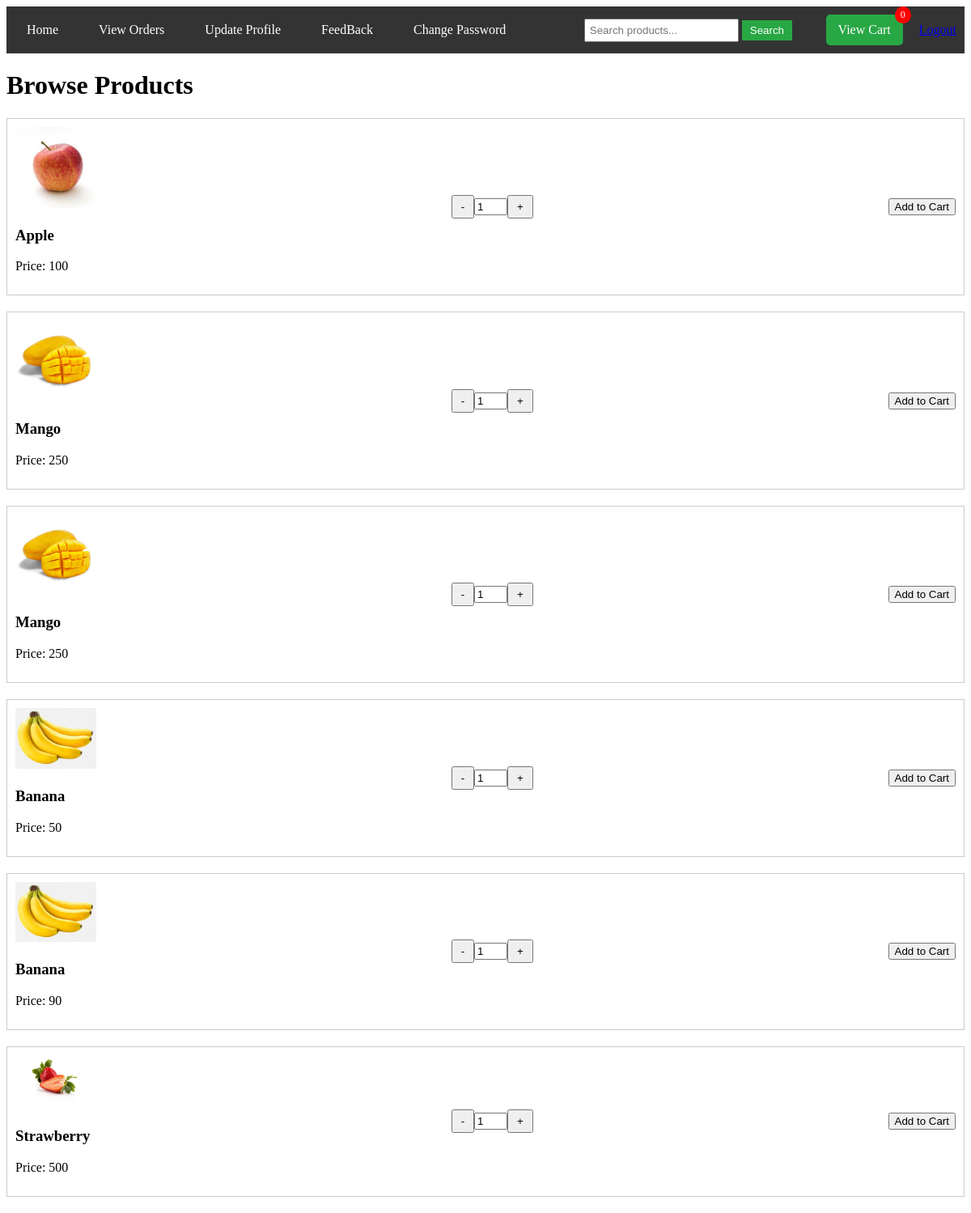
Page /buyer_dashboard.php (signed in) on the committed database.
### tables this page shows
CREATE TABLE `product_management` (
  `product_id` int NOT NULL AUTO_INCREMENT,
  `farmer_id` int NOT NULL,
  `product_image` varchar(255) DEFAULT NULL,
  `product_name` varchar(255) NOT NULL,
  `description` text,
  `price` int NOT NULL,
  `quantity_available` int NOT NULL,
  `created_at` timestamp NULL DEFAULT CURRENT_TIMESTAMP,
  `updated_at` timestamp NULL DEFAULT CURRENT_TIMESTAMP ON UPDATE CURRENT_TIMESTAMP,
  PRIMARY KEY (`product_id`),
  KEY `farmer_id` (`farmer_id`),
  CONSTRAINT `product_management_ibfk_1` FOREIGN KEY (`farmer_id`) REFERENCES `farmer_registration` (`farmer_id`) ON DELETE CASCADE
);

### buyer_dashboard.php (the view, shortened to what this page needs)
<?php
include('db_connection.php');
$buyer_id = $_SESSION['user_id'];
$search_query = "";
$limit = 10;
$page = isset($_GET['page']) ? (int)$_GET['page'] : 1;
$offset = ($page - 1) * $limit;
$query = "SELECT product_id, product_name, product_image, price
          FROM product_management
          WHERE product_name LIKE '%$search_query%'
          LIMIT $limit OFFSET $offset";
$result = mysqli_query($conn, $query);
$cart_query = "SELECT SUM(quantity) AS total_items FROM buyer_cart WHERE buyer_id = $buyer_id";
$cart_result = mysqli_query($conn, $cart_query);
$cart_data = mysqli_fetch_assoc($cart_result);
$total_items_in_cart = $cart_data['total_items'] ? $cart_data['total_items'] : 0;
?>
<!DOCTYPE html>
<html lang="en">
<head>
</head>
<body>
    <div class="navbar">
        <ul>
            <li><a href="buyer_dashboard.php">Home</a></li>
            <li><a href="view_orders_buyer.php">View Orders</a></li>
            <li><a href="update_buyer_profile.php">Update Profile</a></li>
            <li><a href="feedback_buyer.php">FeedBack</a></li>
            <li><a href="reset_password.php">Change Password</a></li>
        </ul>
        <form class="search-form" method="GET" action="buyer_dashboard.php">
            <input type="text" name="search" placeholder="Search products..." value="<?php echo htmlspecialchars($search_query); ?>">
            <input type="submit" value="Search">
        </form>
        <div class="navbar-right">
            <a href="view_cart.php" class="cart-button">View Cart
                <span class="cart-count"><?php echo $total_items_in_cart; ?></span>
            </a>
            <a href="logout.php" class="logout-button">Logout</a>
        </div>
    </div>
    <h1>Browse Products</h1>
    <?php if (mysqli_num_rows($result) > 0): ?>
        <?php while ($product = mysqli_fetch_assoc($result)): ?>
            <div class="product-card">
                <div>
                    <img src="<?php echo empty($product['product_image']) ? 'default_image.jpg' : $product['product_image']; ?>" alt="Product Image" width="100">
                    <h3><?php echo $product['product_name']; ?></h3>
                    <p>Price: <?php echo $product['price']; ?></p>
                </div>
                <div class="quantity-controls">
                    <button onclick="decreaseQuantity(<?php echo $product['product_id']; ?>)">-</button>
                    <input type="text" id="quantity_<?php echo $product['product_id']; ?>" value="1" size="2" readonly>
                    <button onclick="increaseQuantity(<?php echo $product['product_id']; ?>)">+</button>
                </div>
                <div>
                    <form action="add_to_cart.php" method="POST">
                        <button type="submit" onclick="document.getElementById('hidden_quantity_<?php echo $product['product_id']; ?>').value = document.getElementById('quantity_<?php echo $product['product_id']; ?>').value;">
                            Add to Cart
                        </button>
                    </form>
                </div>
            </div>
        <?php endwhile; ?>
    <?php else: ?>
        <p>No products available<?php if (!empty($search_query)) echo " matching your search"; ?>.</p>
    <?php endif; ?>
</body>
</html>

### buyer_dashboard.php (style rules this page uses)
.navbar { background-color: #333; padding: 10px; position: sticky; top: 0; z-index: 1; display: flex; justify-content: space-between; align-items: center; }
.navbar ul { list-style-type: none; margin: 0; padding: 0; display: flex; }
.navbar ul li { margin-right: 20px; }
.navbar ul li a { color: white; text-decoration: none; padding: 10px 15px; display: block; }
.search-form { margin-left: 20px; }
.search-form input[type="text"] { padding: 5px; }
.search-form input[type="submit"] { padding: 5px 10px; background-color: #28a745; color: white; border: none; }
.navbar-right { display: flex; align-items: center; justify-content: flex-end; gap: 20px; }
.cart-button { padding: 10px 15px; background-color: #28a745; color: white; text-decoration: none; border-radius: 5px; position: relative; }
.cart-button .cart-count { background-color: red; color: white; border-radius: 50%; padding: 3px 7px; position: absolute; top: -10px; right: -10px; font-size: 12px; }
.product-card { border: 1px solid #ccc; padding: 10px; margin-bottom: 20px; display: flex; justify-content: space-between; align-items: center; }
.quantity-controls { display: flex; align-items: center; }
.quantity-controls button { padding: 5px 10px; }

### rows in the picture
product_management: product_image (picture), product_name "Apple", price "100", product_id "1"
product_management: product_image (picture), product_name "Mango", price "250"
product_management: product_image (picture), product_name "Mango", price "250"
product_management: product_image (picture), product_name "Banana", price "50"
product_management: product_image (picture), product_name "Banana", price "90"
product_management: product_image (picture), product_name "Strawberry", price "500"

### other values in the picture
$total_items_in_cart "0"
